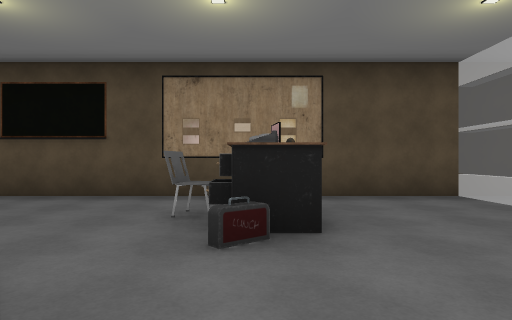
[1] (above)

24 first-person views from a walk through a scene from a Unity 3-D project. The camera is 1.3 m above the floor, looks level and sees 75° across. The floor is counted in squares, 2 m on a side. Each view is taken from the middle of a square. On the plan, view 1 faces up. The plan holds only what a view shows up to about 10 squares ahead; the rest is blank. The place goes on beyond the plan. Flat ground stands in for the terrain. The player character is not drawn. Door leaves are left out, so doorways stand open. Some surface patterns are stand-ins.

[2]
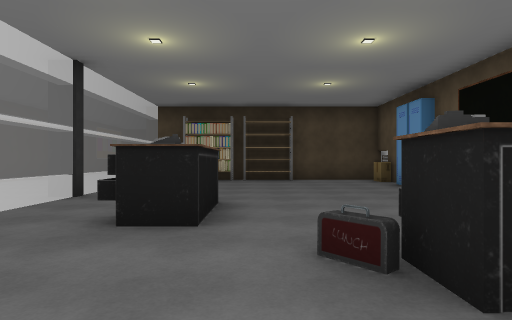

[3]
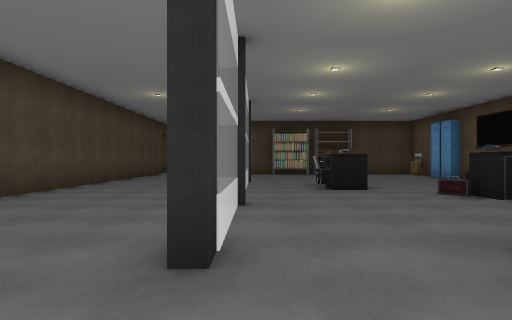

[4]
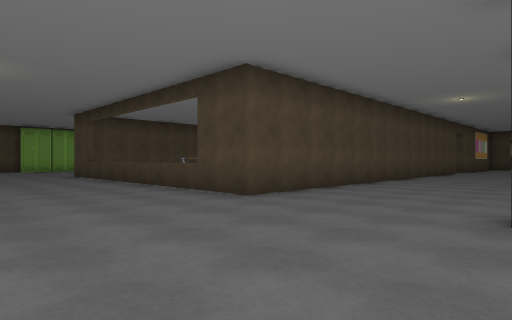

[5]
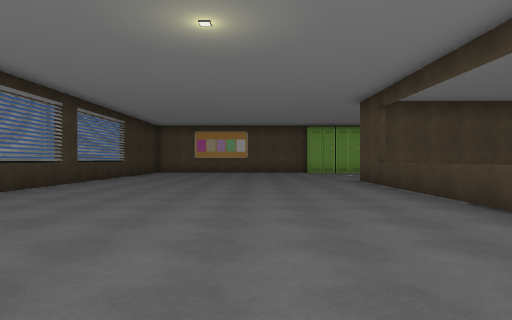

[6]
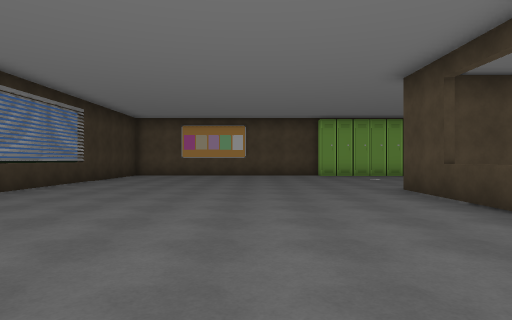

[7]
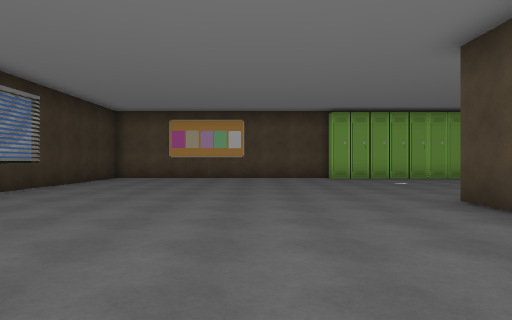

[8]
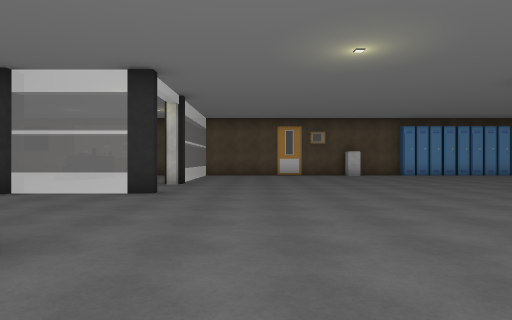

[9]
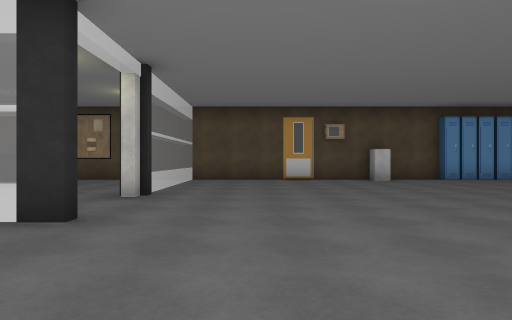

[10]
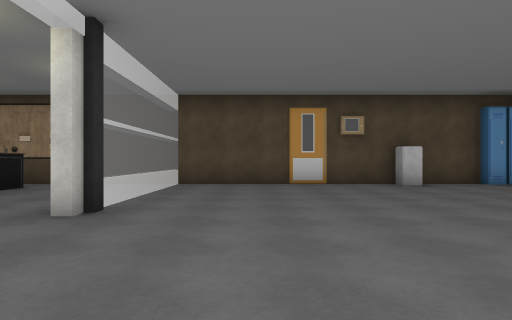

[11]
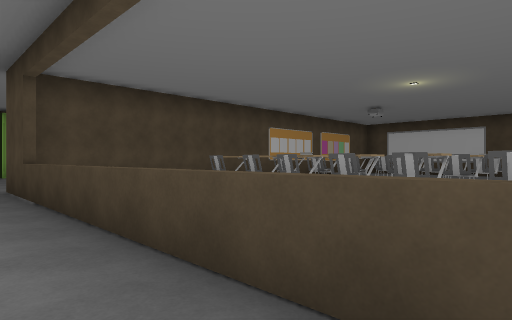

[12]
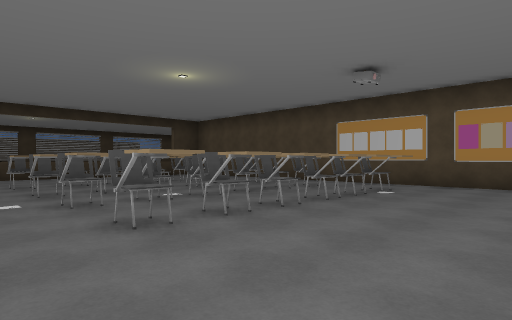

[13]
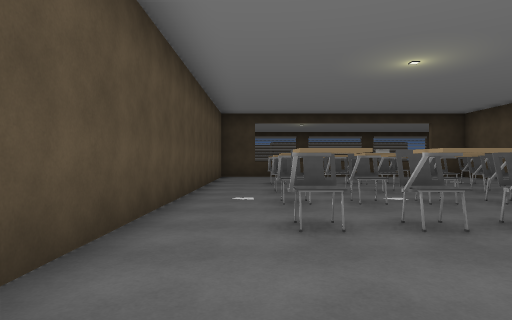

[14]
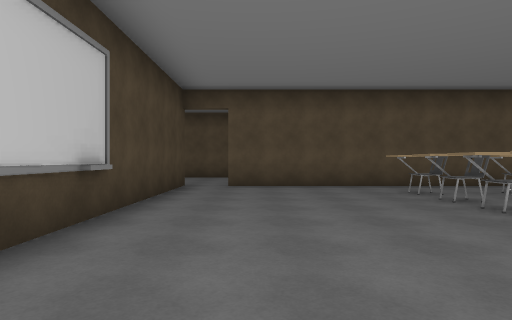

[15]
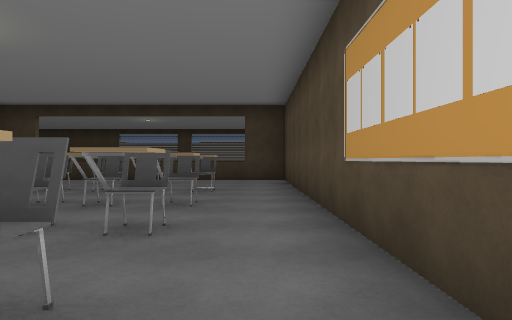

[16]
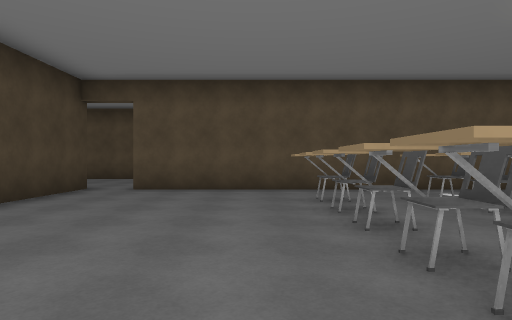

[17]
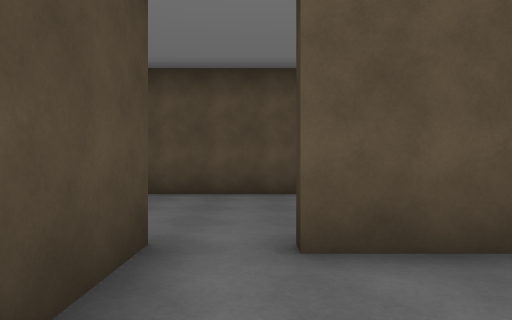

[18]
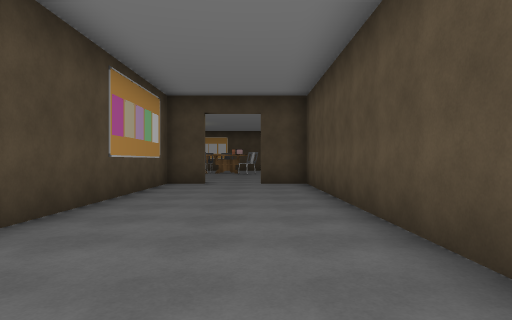

[19]
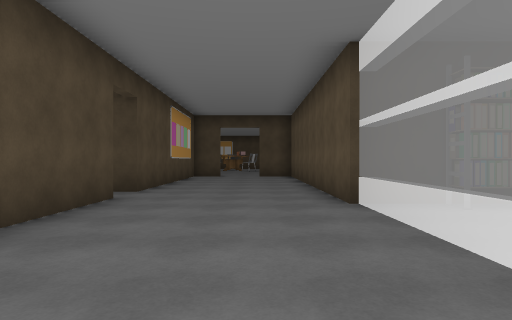

[20]
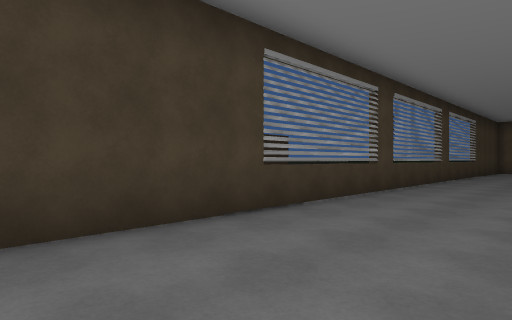

[21]
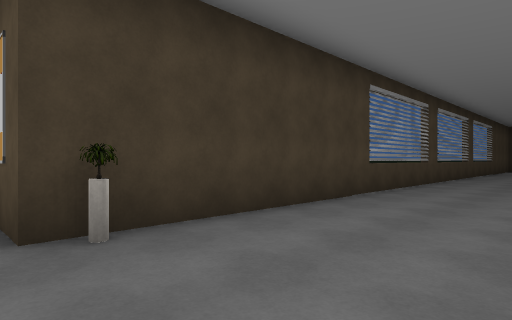

[22]
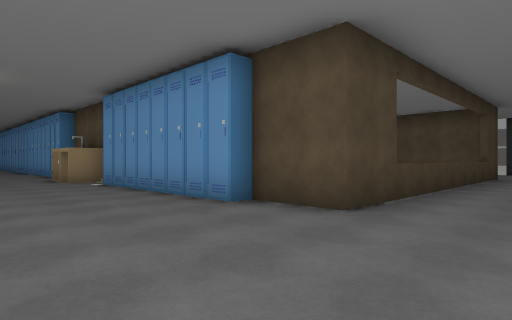

[23]
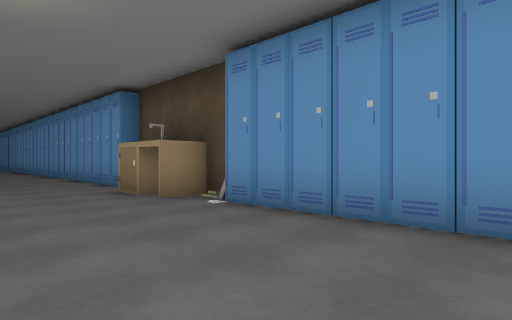

[24]
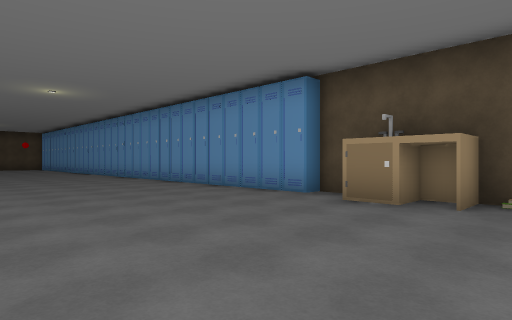

### Floor plan
Key: @ floor where view 1 was taken; # wall or solid block; . floor; D open door; = window, fence, low wall or low ledge; E desk; C chair; P phone; L locker; T thing the floor can be seen under or through; B bin; R rack; A table; O other object.
Columns run from 18 left of view 1 to 13 right of it. Each row starts with its distance up from view 1.
  6           OLL###############B#LL
  5           ........E... .........
  4           .......CE... .........
  3           .......OP... ........
  2           ............ .........
  1          R..... P.....D.........
  0          #..  ....@...D........
 -1  #########    T    ###D.......O#
 -2  #............................#
 -3 .D............................#
 -4 .D............................#
 -5  #.......##############.......#
 -6     ###DD...........  #.......#
 -7        #............  #.......#
 -8        #....C.C.C.C...=.......#
 -9        #....C.O.C.C...=.......#
-10        #....C.C.C.C...=.......#
-11        #....C.C.C.C.  =.......#
-12        #....C.C.C.C...=.......#
-13         ....C.C.C.C...=.......#
-14          ......L......#.......#
-15       LLLLLL###OLLLLL##.......#
-16       ......AAA...............#
-17      .........................#
-18     ..........................#
-19     ..........................#
-20      ...........   ...........#
-21            .....

Where each view was taken, in squares from view 1:
view 1: 0 up, 0 right, facing up
view 2: 2 up, 2 right, facing left
view 3: 1 down, 6 right, facing left
view 4: 1 down, 8 right, facing down-left
view 5: 5 down, 7 right, facing down
view 6: 8 down, 7 right, facing down
view 7: 10 down, 7 right, facing down
view 8: 8 down, 6 right, facing up
view 9: 5 down, 6 right, facing up
view 10: 3 down, 6 right, facing up
view 11: 7 down, 5 right, facing down-left
view 12: 6 down, 9 left, facing down-right
view 13: 7 down, 9 left, facing right
view 14: 14 down, 9 left, facing up
view 15: 14 down, 7 left, facing right
view 16: 13 down, 7 left, facing up
view 17: 8 down, 10 left, facing up
view 18: 3 down, 8 left, facing left
view 19: 3 down, 4 left, facing left
view 20: 3 down, 9 right, facing down-right
view 21: 0 up, 9 right, facing down-right
view 22: 19 down, 6 right, facing up-left
view 23: 19 down, 1 right, facing up-left
view 24: 21 down, 3 left, facing up-left
